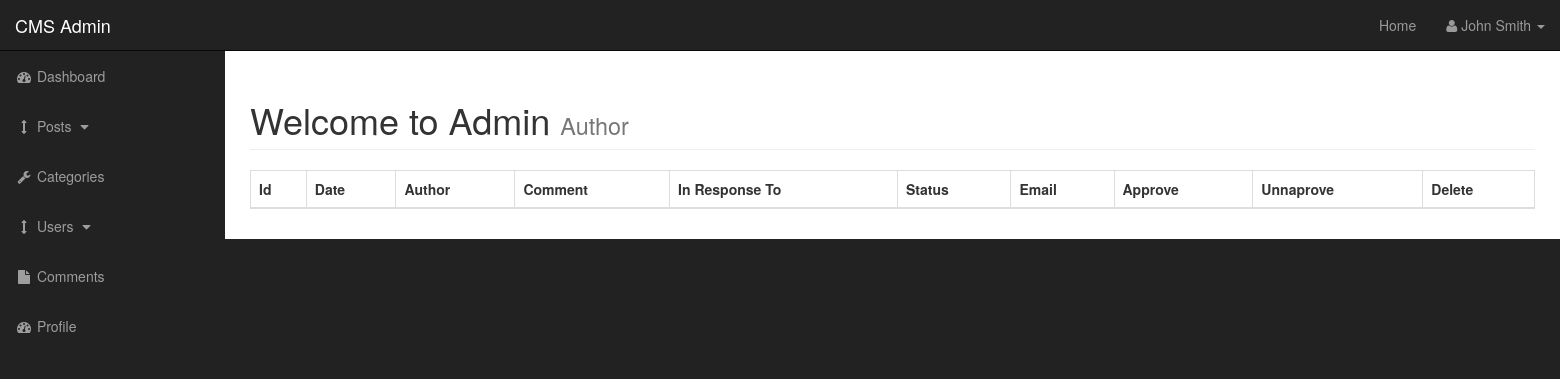
/admin/comments.php, run on an earlier commit of the app's database.
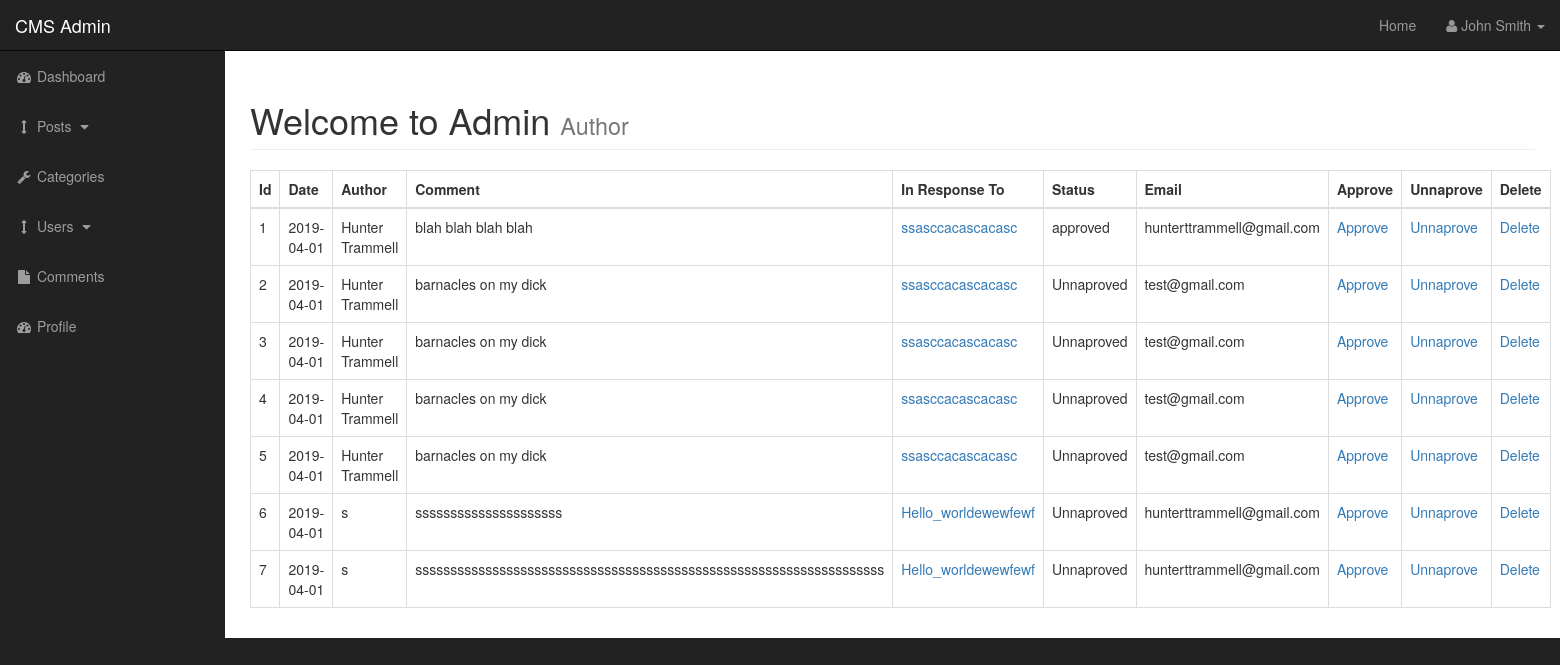
And on a later commit of the database.
### tables this page shows
CREATE TABLE `comments` (
  `comment_id` int(3) NOT NULL,
  `comment_post_id` int(3) NOT NULL,
  `comment_date` date NOT NULL,
  `comment_author` varchar(255) NOT NULL,
  `comment_status` varchar(255) NOT NULL DEFAULT 'Unnaproved',
  `comment_content` text NOT NULL,
  `comment_email` varchar(255) NOT NULL
);

CREATE TABLE `posts` (
  `post_id` int(10) NOT NULL,
  `post_category_id` int(3) NOT NULL,
  `post_title` varchar(255) NOT NULL,
  `post_author` varchar(255) NOT NULL,
  `post_date` date NOT NULL,
  `post_image` text NOT NULL,
  `post_content` text NOT NULL,
  `post_tags` varchar(255) NOT NULL,
  `post_comment_count` int(11) NOT NULL,
  `post_status` varchar(255) NOT NULL DEFAULT 'draft'
);

### admin/includes/view_all_comments.php (the view)
<table class="table table-bordered table-hover">
    <thead>
        <tr>
            <th>Id</th>
            <th>Date</th>
            <th>Author</th>
            <th>Comment</th>
            <th>In Response To</th>
            <th>Status</th>
            <th>Email</th>
            <th>Approve</th>
            <th>Unnaprove</th>
            <th>Delete</th>
        </tr>
    </thead>
    <tbody>
            <?php
            global $connection;
            $query = "SELECT * FROM comments";
            $comments_admin = mysqli_query($connection, $query);
            while($row = mysqli_fetch_assoc($comments_admin)){
                $comment_author = $row['comment_author'];
                $comment_id = $row['comment_id'];
                $comment_post_id = $row['comment_post_id'];
                $comment_date = $row['comment_date'];
                $comment_email = $row['comment_email'];
                $comment_status = $row['comment_status'];
                $comment_content = $row['comment_content'];
                ?>
                <tr>
                    <td><?php echo $comment_id;?></td>
                    <td><?php echo $comment_date;?></td>
                    <td><?php echo $comment_author;?></td>
                    <td><?php echo $comment_content;?></td>
                    <td>
                        <?php
                            $query = "SELECT * FROM posts WHERE post_id = $comment_post_id";
                            global $connection;
                            $select_id = mysqli_query($connection, $query);
                            while($row = mysqli_fetch_assoc($select_id)){
                                $post_title = $row['post_title'];
                                $post_id = $row['post_id'];
                            }
                            echo "<a href='../post.php?p_id=$post_id'>$post_title</a>";
                        ?>
                    </td>
                    <td><?php echo $comment_status;?></td>
                    <td><?php echo $comment_email; ;?></td>
                    <td><a href="#">Approve</a></td>
                    <td><a href="#">Unnaprove</a></td>
                    <td><a href="#">Delete</a></td>
                </tr>
                <?php
            }
        ?>
    </tbody>
</table>

### admin/includes/header.php (shortened to what this page needs)
<!DOCTYPE html>
<html lang="en">
<head>
    <link href="css/bootstrap.min.css" rel="stylesheet">
    <link href="css/sb-admin.css" rel="stylesheet">
    <link href="font-awesome/css/font-awesome.min.css" rel="stylesheet" type="text/css">
</head>
<body>

### admin/comments.php (shortened to what this page needs)
<?php include "includes/header.php";?>
    <div id="wrapper">
        <?php include "includes/navigation.php";?>
        <div id="page-wrapper">
            <div class="container-fluid">
                <div class="row">
                    <div class="col-lg-12">
                        <h1 class="page-header">
                            Welcome to Admin
                            <small>Author</small>
                        </h1>
                        <?php
                            switch($source){
                                default:
                                    include "includes/view_all_comments.php";
                                    break;
                            }
                        ?>
                    </div>
                </div>
            </div>
        </div>
    </div>
<?php include "includes/footer.php";?>

### admin/includes/navigation.php (shortened to what this page needs)
<nav class="navbar navbar-inverse navbar-fixed-top" role="navigation">
            <div class="navbar-header">
                <a class="navbar-brand" href="index.php">CMS Admin</a>
            </div>
            <ul class="nav navbar-right top-nav">
                <li><a href="../index.php">Home</a></li>
                <li class="dropdown">
                    <a href="#" class="dropdown-toggle" data-toggle="dropdown"><i class="fa fa-user"></i> John Smith <b class="caret"></b></a>
                </li>
            </ul>
            <div class="collapse navbar-collapse navbar-ex1-collapse">
                <ul class="nav navbar-nav side-nav">
                    <li>
                        <a href="index.php"><i class="fa fa-fw fa-dashboard"></i> Dashboard</a>
                    </li>
                    <li>
                        <a href="javascript:;" data-toggle="collapse" data-target="#post-dropdown"><i class="fa fa-fw fa-arrows-v"></i> Posts <i class="fa fa-fw fa-caret-down"></i></a>
                    </li>
                    <li>
                        <a href="categories.php"><i class="fa fa-fw fa-wrench"></i> Categories</a>
                    </li>
                    <li>
                        <a href="javascript:;" data-toggle="collapse" data-target="#demo"><i class="fa fa-fw fa-arrows-v"></i> Users <i class="fa fa-fw fa-caret-down"></i></a>
                    </li>
                    <li class="">
                        <a href="comments.php"><i class="fa fa-fw fa-file"></i> Comments</a>
                    </li>
                    <li>
                        <a href="index-rtl.html"><i class="fa fa-fw fa-dashboard"></i> Profile</a>
                    </li>
                </ul>
            </div>
        </nav>

### admin/includes/footer.php (shortened to what this page needs)
</body>
</html>

### admin/css/sb-admin.css (style rules this page uses)
body { margin-top: 100px; background-color: #222; }
@media (min-width:768px) { body { margin-top: 50px; } }
#wrapper { padding-left: 0; }
#page-wrapper { width: 100%; padding: 0; background-color: #fff; }
@media (min-width:768px) { #wrapper { padding-left: 225px; } }
@media (min-width:768px) { #page-wrapper { padding: 10px; } }
.top-nav { padding: 0 15px; }
.top-nav>li { display: inline-block; float: left; }
.top-nav>li>a { padding-top: 15px; padding-bottom: 15px; line-height: 20px; color: #999; }
@media (min-width:768px) { .side-nav { position: fixed; top: 51px; left: 225px; width: 225px; margin-left: -225px; border: none; border-radius: 0; overflow-y: auto; background-color: #222; } }
@media (min-width:768px) { .side-nav>li>a { width: 225px; } }

What changed in the data, as far as the page shows it:
added comments: comment_id "1", comment_date "2019-04-01", comment_author "Hunter Trammell", comment_content "blah blah blah blah", posts.post_title "ssasccacascacasc", comment_status "approved", comment_email "hunterttrammell@gmail.com"
added comments: comment_id "2", comment_date "2019-04-01", comment_author "Hunter Trammell", comment_content "barnacles on my dick", posts.post_title "ssasccacascacasc", comment_status "Unnaproved", comment_email "test@gmail.com"
added comments: comment_id "3", comment_date "2019-04-01", comment_author "Hunter Trammell", comment_content "barnacles on my dick", posts.post_title "ssasccacascacasc", comment_status "Unnaproved", comment_email "test@gmail.com"
added comments: comment_id "4", comment_date "2019-04-01", comment_author "Hunter Trammell", comment_content "barnacles on my dick", posts.post_title "ssasccacascacasc", comment_status "Unnaproved", comment_email "test@gmail.com"
added comments: comment_id "5", comment_date "2019-04-01", comment_author "Hunter Trammell", comment_content "barnacles on my dick", posts.post_title "ssasccacascacasc", comment_status "Unnaproved", comment_email "test@gmail.com"
added comments: comment_id "6", comment_date "2019-04-01", comment_author "s", comment_content "sssssssssssssssssssss", posts.post_title "Hello_worldewewfewf", comment_status "Unnaproved", comment_email "hunterttrammell@gmail.com"
added comments: comment_id "7", comment_date "2019-04-01", comment_author "s", comment_content "sssssssssssssssssssssssssssssssssssssssssssssssssssssssssssssssssss", posts.post_title "Hello_worldewewfewf", comment_status "Unnaproved", comment_email "hunterttrammell@gmail.com"
